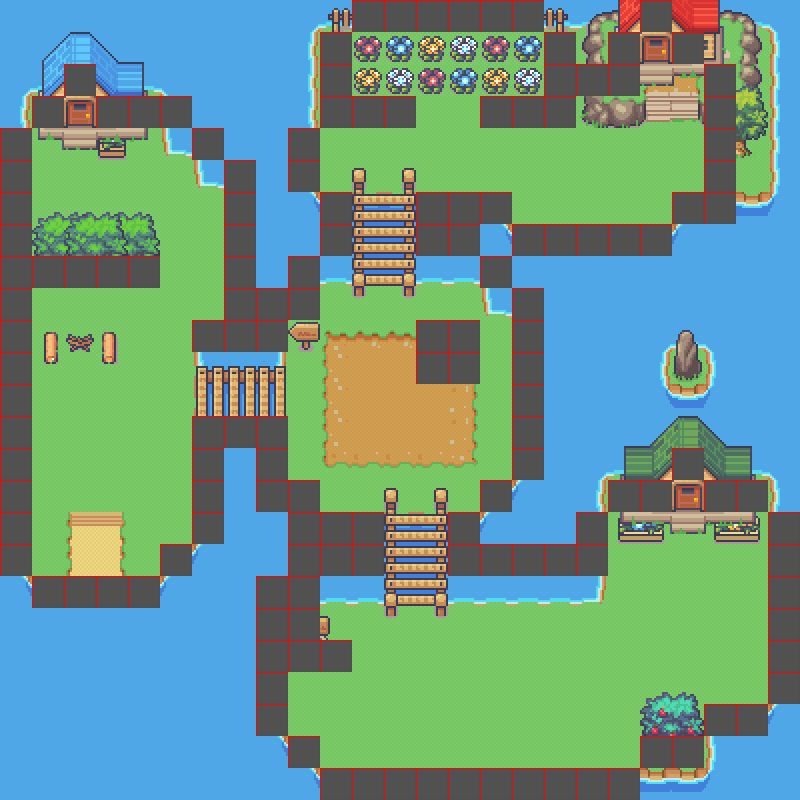

This game map was drawn from its Tiled (.tmx) file and the tilesets committed beside it. A one-line description and the trimmed map source follow:
An orthogonal 25x25 tile map with 32x32 px tiles, 8 tile layers (Sea, Ground, Ground2, Tree, ...).

<map version="1.9" tiledversion="1.9.2" orientation="orthogonal" renderorder="right-down" width="25" height="25" tilewidth="32" tileheight="32" infinite="0" nextlayerid="11" nextobjectid="1">
 <editorsettings>
  <export target="GameMap.json" format="json" />
 </editorsettings>
 <tileset firstgid="1" name="TilesetMap" tilewidth="32" tileheight="32" tilecount="855" columns="19">
  <image source="../assets/SERENE_VILLAGE_REVAMPED/Serene_Village_32x32.png" trans="ff00ff" width="608" height="1440" />
  <tile id="438">
   <properties>
    <property name="type" value="Door" />
   </properties>
  </tile>
  <tile id="441">
   <properties>
    <property name="type" value="Door" />
   </properties>
  </tile>
  <tile id="444">
   <properties>
    <property name="type" value="Door" />
   </properties>
  </tile>
  <tile id="449">
   <properties>
    <property name="type" value="Door" />
   </properties>
  </tile>
  <tile id="515">
   <properties>
    <property name="type" value="Door" />
   </properties>
  </tile>
  <tile id="520">
   <properties>
    <property name="type" value="Door" />
   </properties>
  </tile>
  <tile id="524">
   <properties>
    <property name="type" value="Door" />
   </properties>
  </tile>
  <tile id="527">
   <properties>
    <property name="type" value="Door" />
   </properties>
  </tile>
  <tile id="590">
   <properties>
    <property name="type" value="Door" />
   </properties>
  </tile>
  <tile id="593">
   <properties>
    <property name="type" value="Door" />
   </properties>
  </tile>
  <tile id="596">
   <properties>
    <property name="type" value="Door" />
   </properties>
  </tile>
  <tile id="601">
   <properties>
    <property name="type" value="Door" />
   </properties>
  </tile>
  <tile id="667">
   <properties>
    <property name="type" value="Door" />
   </properties>
  </tile>
  <tile id="672">
   <properties>
    <property name="type" value="Door" />
   </properties>
  </tile>
  <tile id="676">
   <properties>
    <property name="type" value="Door" />
   </properties>
  </tile>
  <tile id="679">
   <properties>
    <property name="type" value="Door" />
   </properties>
  </tile>
  <tile id="742">
   <properties>
    <property name="type" value="Door" />
   </properties>
  </tile>
  <tile id="745">
   <properties>
    <property name="type" value="Door" />
   </properties>
  </tile>
  <tile id="748">
   <properties>
    <property name="type" value="Door" />
   </properties>
  </tile>
  <tile id="753">
   <properties>
    <property name="type" value="Door" />
   </properties>
  </tile>
  <tile id="819">
   <properties>
    <property name="type" value="Door" />
   </properties>
  </tile>
  <tile id="824">
   <properties>
    <property name="type" value="Door" />
   </properties>
  </tile>
  <tile id="828">
   <properties>
    <property name="type" value="Door" />
   </properties>
  </tile>
  <tile id="831">
   <properties>
    <property name="type" value="Door" />
   </properties>
  </tile>
 </tileset>
 <layer id="1" name="Sea" width="25" height="25">
  <data>[625 cells, 625 non-empty, 1 distinct tile ids]</data>
 </layer>
 <layer id="2" name="Ground" width="25" height="25">
  <data>[625 cells, 466 non-empty, 34 distinct tile ids]</data>
 </layer>
 <layer id="4" name="Ground2" width="25" height="25">
  <data>[625 cells, 105 non-empty, 77 distinct tile ids]</data>
 </layer>
 <layer id="6" name="Tree" width="25" height="25">
  <data>[625 cells, 24 non-empty, 24 distinct tile ids]</data>
 </layer>
 <layer id="7" name="House" width="25" height="25">
  <data>[625 cells, 48 non-empty, 48 distinct tile ids]</data>
 </layer>
 <layer id="8" name="Object" width="25" height="25">
  <data>[625 cells, 4 non-empty, 4 distinct tile ids]</data>
 </layer>
 <layer id="5" name="Wall" width="25" height="25">
  <data>[625 cells, 150 non-empty, 1 distinct tile ids]</data>
 </layer>
 <layer id="10" name="Target" width="25" height="25">
  <data>[625 cells, 3 non-empty, 1 distinct tile ids]</data>
 </layer>
</map>
